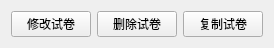
<?xml version="1.0" encoding="UTF-8"?>
<ui version="4.0">
 <class>Manage_paper_part</class>
 <widget class="QWidget" name="Manage_paper_part">
  <property name="geometry">
   <rect>
    <x>0</x>
    <y>0</y>
    <width>270</width>
    <height>38</height>
   </rect>
  </property>
  <property name="windowTitle">
   <string>Form</string>
  </property>
  <layout class="QHBoxLayout" name="horizontalLayout">
   <item>
    <widget class="QPushButton" name="changeBtn">
     <property name="text">
      <string>修改试卷</string>
     </property>
    </widget>
   </item>
   <item>
    <widget class="QPushButton" name="deleteBtn">
     <property name="text">
      <string>删除试卷</string>
     </property>
    </widget>
   </item>
   <item>
    <widget class="QPushButton" name="copyBtn">
     <property name="text">
      <string>复制试卷</string>
     </property>
    </widget>
   </item>
  </layout>
 </widget>
 <resources/>
 <connections/>
</ui>
